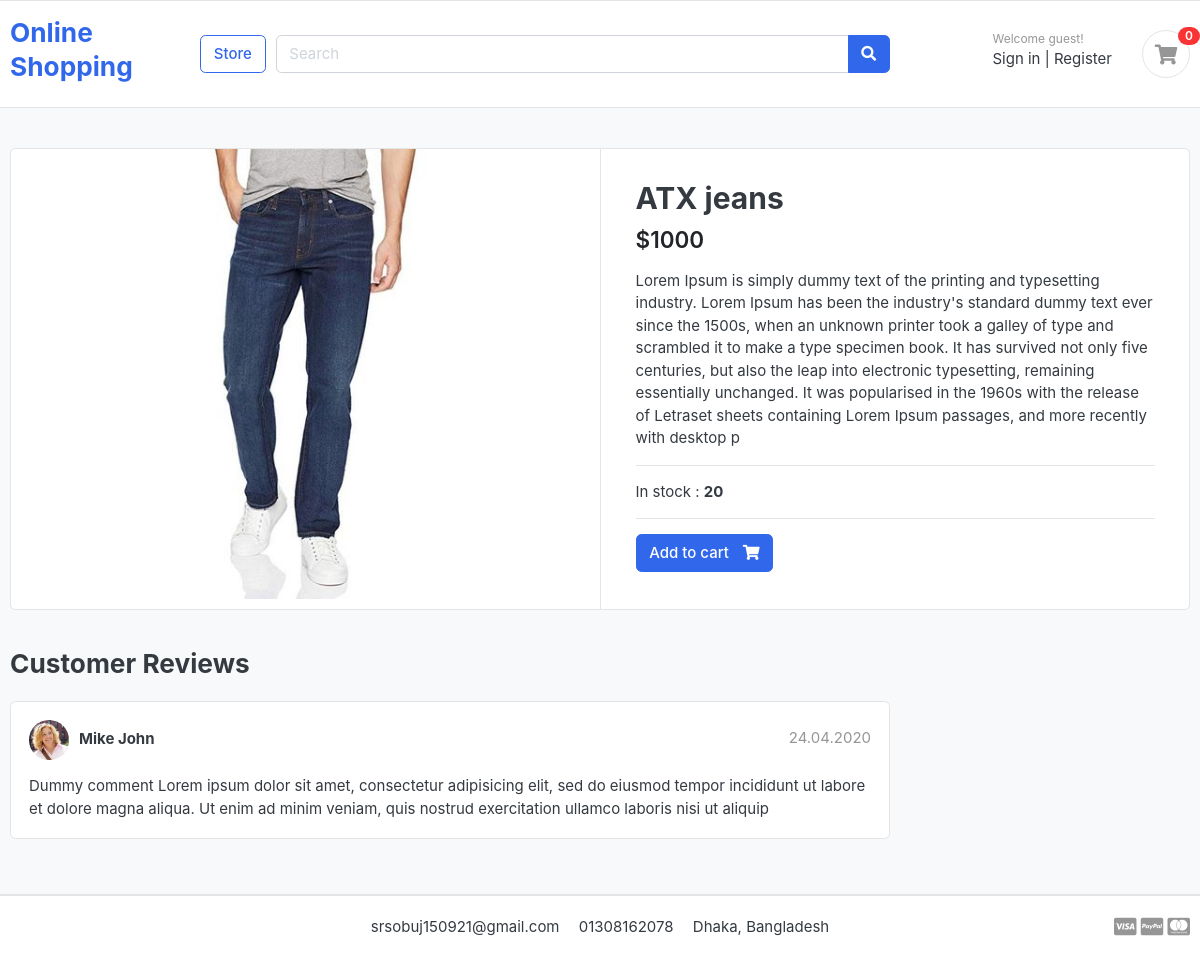
/store/pants/atx-jeans/, run on an earlier commit of the app's database.
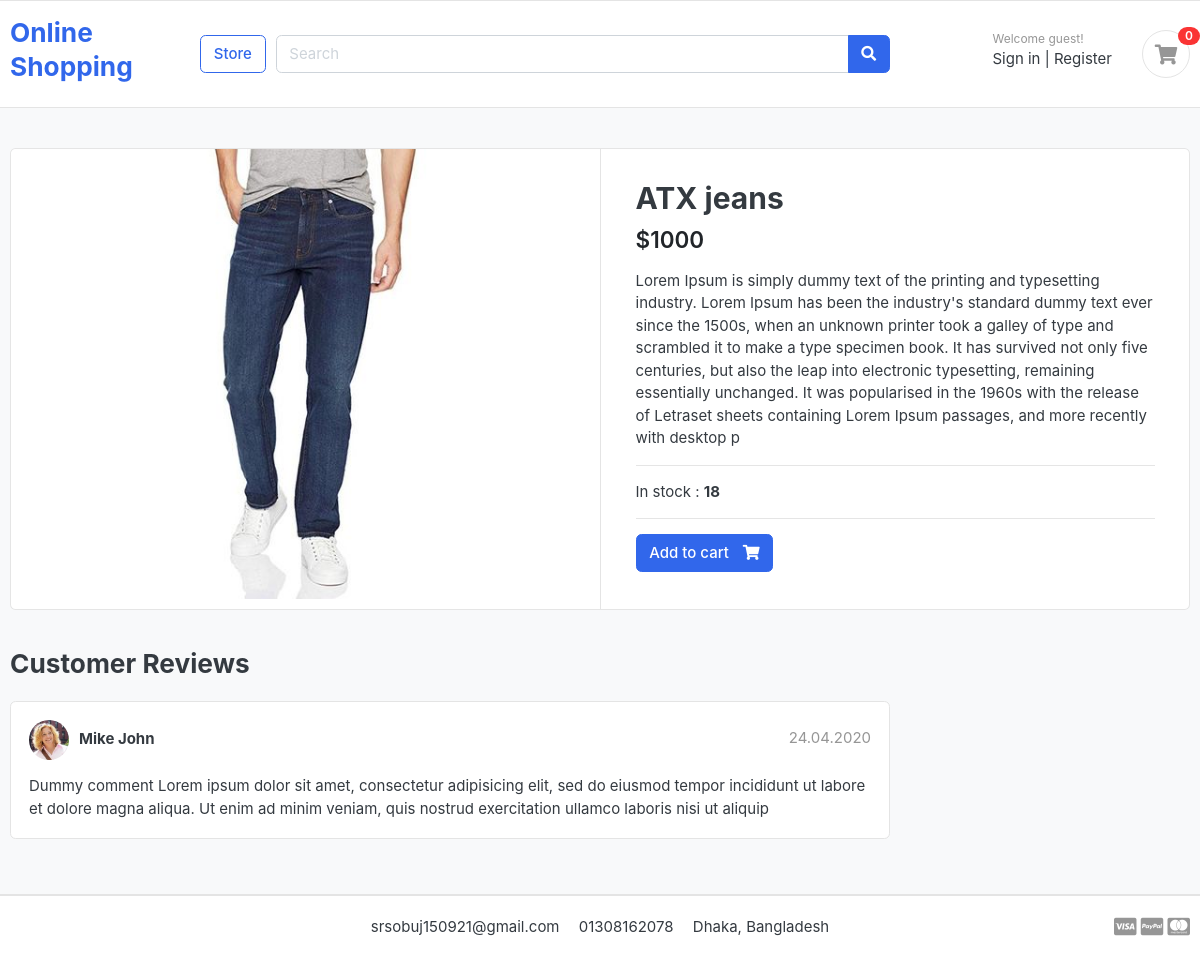
And on a later commit of the database.
### store/models.py (models this page shows, shortened)
class Product(models.Model):
    product_name=models.CharField(max_length=100,unique=True)
    slug=models.SlugField(max_length=200,unique=True)
    description=models.TextField(max_length=500,blank=True)
    price=models.IntegerField()
    image=models.ImageField(upload_to='photos/products')
    stock=models.IntegerField()
    is_available=models.BooleanField(default=True)
    category=models.ForeignKey(Category,on_delete=models.CASCADE)  # 1ta categorir under e onekgula product thakte pare ei jonno one to many field er jonno ForeignKey use kora hoice category model er sathe one to many relationship hocce
    created_date=models.DateTimeField(auto_now_add=True)
    modified_date=models.DateTimeField(auto_now=True)

### store/views.py (the view)
# urls.py: path('<slug:category_slug>/<slug:product_slug>/', views.product_detail,name='product_detail'),
def product_detail(request,category_slug,product_slug):
    single_product=Product.objects.get(slug=product_slug,category__slug=category_slug)
    return render(request,'store/product_detail.html',{'product': single_product})

### store/templates/store/product_detail.html (shortened to what this page needs)
{% extends 'base.html' %}
{% block body %}
<section class="section-content padding-y bg">
	<div class="container">
	<div class="card">
		<div class="row no-gutters">
			<aside class="col-md-6">
	<article class="gallery-wrap">
		<div class="img-big-wrap">
		<a href="#"><img src="{{product.image.url}}"></a>
		</div>
	</article>
			</aside>
			<main class="col-md-6 border-left">
	<article class="content-body">
	<h2 class="title">{{product.product_name}}</h2>
	<div class="mb-3">
		<var class="price h4">${{product.price}}</var>
	</div>
	<p>{{product.description}}</p>
	<hr>
	<p>In stock : <b>{{product.stock}}</b></p>
	<hr>
	<form  method='post'>
		<a href="{% url 'add_cart' product.id %}" class="btn  btn-primary"> <span class="text">Add to cart</span> <i class="fas fa-shopping-cart"></i>  </a>
	</form>
	</article>
			</main>
		</div>
	</div>
	<br>
	<div class="row">
				<div class="col-md-9">
		<header class="section-heading">
			<h3>Customer Reviews </h3>
		</header>
		<article class="box mb-3">
			<div class="icontext w-100">
				<img src="./images/avatars/avatar1.jpg" class="img-xs icon rounded-circle">
				<div class="text">
					<span class="date text-muted float-md-right">24.04.2020 </span>
					<h6 class="mb-1">Mike John </h6>
				</div>
			</div>
			<div class="mt-3">
				<p>
					Dummy comment Lorem ipsum dolor sit amet, consectetur adipisicing elit, sed do eiusmod
					tempor incididunt ut labore et dolore magna aliqua. Ut enim ad minim veniam,
					quis nostrud exercitation ullamco laboris nisi ut aliquip
				</p>
			</div>
		</article>
		</div>
	</div>
	</div>
</section>
{% endblock body %}

What changed in the data, as far as the page shows it:
changed Product "ATX jeans": stock "20" → "18"
